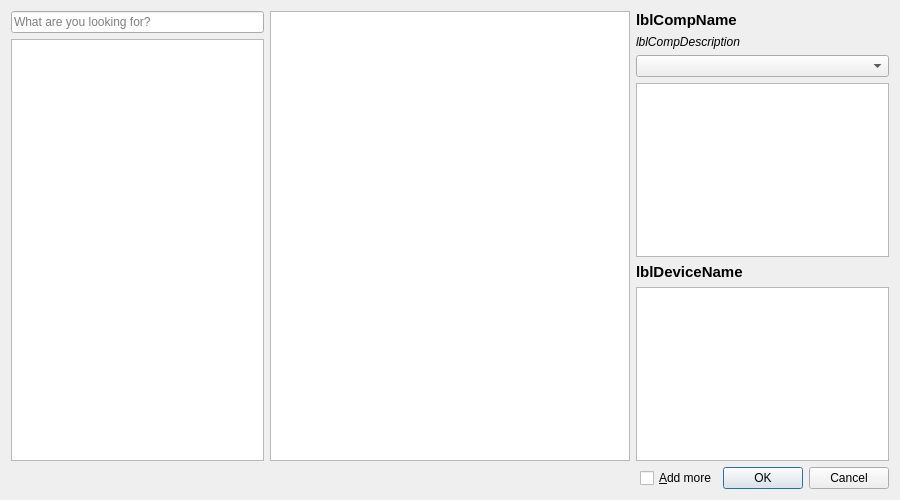
<?xml version="1.0" encoding="UTF-8"?>
<ui version="4.0">
 <class>librepcb::editor::AddComponentDialog</class>
 <widget class="QDialog" name="librepcb::editor::AddComponentDialog">
  <property name="geometry">
   <rect>
    <x>0</x>
    <y>0</y>
    <width>900</width>
    <height>500</height>
   </rect>
  </property>
  <property name="windowTitle">
   <string>Add Component</string>
  </property>
  <layout class="QGridLayout" name="gridLayout" rowstretch="0,1,0,1,0" columnstretch="7,10,7">
   <item row="0" column="0" rowspan="4">
    <layout class="QVBoxLayout" name="verticalLayout">
     <item>
      <widget class="QLineEdit" name="edtSearch">
       <property name="minimumSize">
        <size>
         <width>100</width>
         <height>0</height>
        </size>
       </property>
       <property name="maximumSize">
        <size>
         <width>400</width>
         <height>16777215</height>
        </size>
       </property>
       <property name="placeholderText">
        <string>What are you looking for?</string>
       </property>
       <property name="clearButtonEnabled">
        <bool>true</bool>
       </property>
      </widget>
     </item>
     <item>
      <widget class="QTreeView" name="treeCategories">
       <property name="minimumSize">
        <size>
         <width>100</width>
         <height>0</height>
        </size>
       </property>
       <property name="maximumSize">
        <size>
         <width>400</width>
         <height>16777215</height>
        </size>
       </property>
       <property name="editTriggers">
        <set>QAbstractItemView::NoEditTriggers</set>
       </property>
       <property name="indentation">
        <number>15</number>
       </property>
       <property name="headerHidden">
        <bool>true</bool>
       </property>
      </widget>
     </item>
    </layout>
   </item>
   <item row="0" column="1" rowspan="4">
    <widget class="QTreeWidget" name="treeComponents">
     <property name="horizontalScrollBarPolicy">
      <enum>Qt::ScrollBarAlwaysOff</enum>
     </property>
     <property name="editTriggers">
      <set>QAbstractItemView::NoEditTriggers</set>
     </property>
     <property name="verticalScrollMode">
      <enum>QAbstractItemView::ScrollPerPixel</enum>
     </property>
     <property name="indentation">
      <number>15</number>
     </property>
     <property name="headerHidden">
      <bool>true</bool>
     </property>
     <property name="expandsOnDoubleClick">
      <bool>false</bool>
     </property>
     <property name="columnCount">
      <number>0</number>
     </property>
     <attribute name="headerMinimumSectionSize">
      <number>10</number>
     </attribute>
    </widget>
   </item>
   <item row="0" column="2">
    <layout class="QVBoxLayout" name="verticalLayout_2">
     <item>
      <widget class="QLabel" name="lblCompName">
       <property name="maximumSize">
        <size>
         <width>400</width>
         <height>16777215</height>
        </size>
       </property>
       <property name="font">
        <font>
         <pointsize>11</pointsize>
         <bold>true</bold>
        </font>
       </property>
       <property name="text">
        <string notr="true">lblCompName</string>
       </property>
       <property name="wordWrap">
        <bool>true</bool>
       </property>
       <property name="textInteractionFlags">
        <set>Qt::LinksAccessibleByMouse|Qt::TextSelectableByMouse</set>
       </property>
      </widget>
     </item>
     <item>
      <widget class="QLabel" name="lblCompDescription">
       <property name="maximumSize">
        <size>
         <width>400</width>
         <height>16777215</height>
        </size>
       </property>
       <property name="font">
        <font>
         <italic>true</italic>
        </font>
       </property>
       <property name="text">
        <string notr="true">lblCompDescription</string>
       </property>
       <property name="wordWrap">
        <bool>true</bool>
       </property>
       <property name="textInteractionFlags">
        <set>Qt::LinksAccessibleByMouse|Qt::TextSelectableByMouse</set>
       </property>
      </widget>
     </item>
     <item>
      <widget class="QComboBox" name="cbxSymbVar">
       <property name="maximumSize">
        <size>
         <width>400</width>
         <height>16777215</height>
        </size>
       </property>
      </widget>
     </item>
    </layout>
   </item>
   <item row="1" column="2">
    <widget class="librepcb::editor::GraphicsView" name="viewComponent">
     <property name="maximumSize">
      <size>
       <width>400</width>
       <height>16777215</height>
      </size>
     </property>
     <property name="verticalScrollBarPolicy">
      <enum>Qt::ScrollBarAlwaysOff</enum>
     </property>
     <property name="horizontalScrollBarPolicy">
      <enum>Qt::ScrollBarAlwaysOff</enum>
     </property>
    </widget>
   </item>
   <item row="2" column="2">
    <widget class="QLabel" name="lblDeviceName">
     <property name="maximumSize">
      <size>
       <width>400</width>
       <height>16777215</height>
      </size>
     </property>
     <property name="font">
      <font>
       <pointsize>11</pointsize>
       <bold>true</bold>
      </font>
     </property>
     <property name="text">
      <string notr="true">lblDeviceName</string>
     </property>
     <property name="wordWrap">
      <bool>true</bool>
     </property>
    </widget>
   </item>
   <item row="3" column="2">
    <widget class="librepcb::editor::GraphicsView" name="viewDevice">
     <property name="maximumSize">
      <size>
       <width>400</width>
       <height>16777215</height>
      </size>
     </property>
     <property name="verticalScrollBarPolicy">
      <enum>Qt::ScrollBarAlwaysOff</enum>
     </property>
     <property name="horizontalScrollBarPolicy">
      <enum>Qt::ScrollBarAlwaysOff</enum>
     </property>
    </widget>
   </item>
   <item row="4" column="0" colspan="3">
    <layout class="QHBoxLayout" name="horizontalLayout_3" stretch="1,0,0">
     <item>
      <widget class="QLabel" name="lblErrorMsg">
       <property name="sizePolicy">
        <sizepolicy hsizetype="Ignored" vsizetype="Preferred">
         <horstretch>0</horstretch>
         <verstretch>0</verstretch>
        </sizepolicy>
       </property>
       <property name="font">
        <font>
         <bold>true</bold>
        </font>
       </property>
       <property name="styleSheet">
        <string notr="true">QLabel {
  color: red;
}</string>
       </property>
      </widget>
     </item>
     <item>
      <widget class="QCheckBox" name="cbxAddMore">
       <property name="sizePolicy">
        <sizepolicy hsizetype="Fixed" vsizetype="Fixed">
         <horstretch>0</horstretch>
         <verstretch>0</verstretch>
        </sizepolicy>
       </property>
       <property name="toolTip">
        <string>If checked, this dialog will automatically be opened again after finishing placement of the current component.</string>
       </property>
       <property name="text">
        <string>&amp;Add more</string>
       </property>
      </widget>
     </item>
     <item>
      <widget class="QDialogButtonBox" name="buttonBox">
       <property name="sizePolicy">
        <sizepolicy hsizetype="Fixed" vsizetype="Fixed">
         <horstretch>0</horstretch>
         <verstretch>0</verstretch>
        </sizepolicy>
       </property>
       <property name="orientation">
        <enum>Qt::Horizontal</enum>
       </property>
       <property name="standardButtons">
        <set>QDialogButtonBox::Cancel|QDialogButtonBox::Ok</set>
       </property>
      </widget>
     </item>
    </layout>
   </item>
  </layout>
 </widget>
 <customwidgets>
  <customwidget>
   <class>librepcb::editor::GraphicsView</class>
   <extends>QGraphicsView</extends>
   <header location="global">librepcb/editor/widgets/graphicsview.h</header>
  </customwidget>
 </customwidgets>
 <tabstops>
  <tabstop>edtSearch</tabstop>
  <tabstop>treeCategories</tabstop>
  <tabstop>treeComponents</tabstop>
  <tabstop>cbxAddMore</tabstop>
  <tabstop>buttonBox</tabstop>
 </tabstops>
 <resources/>
 <connections>
  <connection>
   <sender>buttonBox</sender>
   <signal>accepted()</signal>
   <receiver>librepcb::editor::AddComponentDialog</receiver>
   <slot>accept()</slot>
   <hints>
    <hint type="sourcelabel">
     <x>889</x>
     <y>489</y>
    </hint>
    <hint type="destinationlabel">
     <x>157</x>
     <y>274</y>
    </hint>
   </hints>
  </connection>
  <connection>
   <sender>buttonBox</sender>
   <signal>rejected()</signal>
   <receiver>librepcb::editor::AddComponentDialog</receiver>
   <slot>reject()</slot>
   <hints>
    <hint type="sourcelabel">
     <x>889</x>
     <y>489</y>
    </hint>
    <hint type="destinationlabel">
     <x>286</x>
     <y>274</y>
    </hint>
   </hints>
  </connection>
 </connections>
</ui>
